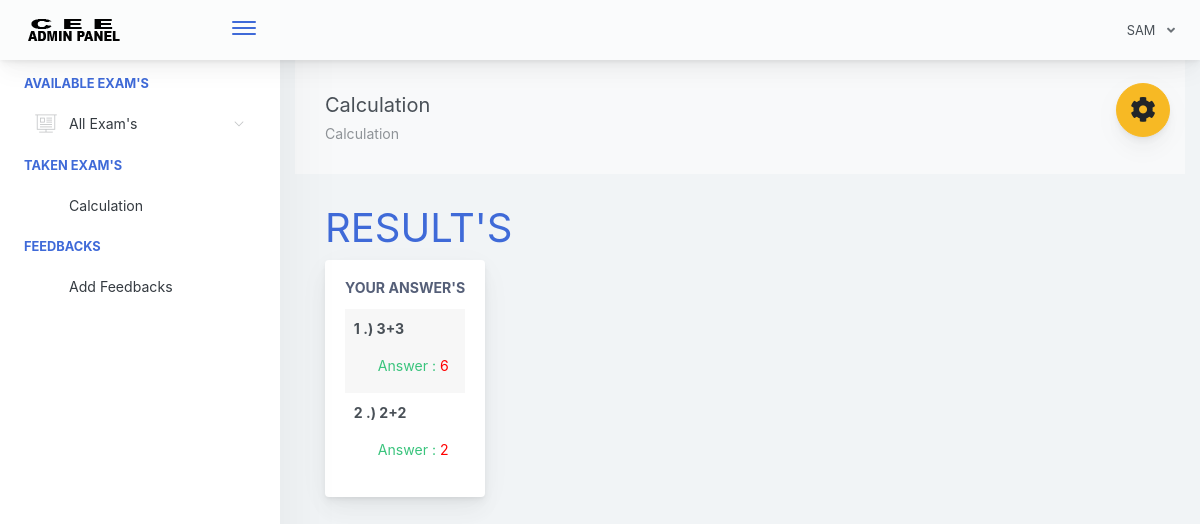
The app's page /home.php?page=result&id=1 (signed in) with its own data.
### tables this page shows
CREATE TABLE `examinee_tbl` (
  `exmne_id` int(11) NOT NULL,
  `exmne_fullname` varchar(1000) NOT NULL,
  `exmne_course` varchar(1000) NOT NULL,
  `exmne_gender` varchar(1000) NOT NULL,
  `exmne_birthdate` varchar(1000) NOT NULL,
  `exmne_year_level` varchar(1000) NOT NULL,
  `exmne_email` varchar(1000) NOT NULL,
  `exmne_password` varchar(1000) NOT NULL,
  `exmne_status` varchar(1000) NOT NULL DEFAULT 'active'
);

CREATE TABLE `exam_tbl` (
  `ex_id` int(11) NOT NULL,
  `cou_id` int(11) NOT NULL,
  `ex_title` varchar(1000) NOT NULL,
  `ex_time_limit` varchar(1000) NOT NULL,
  `ex_questlimit_display` int(11) NOT NULL,
  `ex_description` varchar(1000) NOT NULL,
  `ex_created` timestamp NOT NULL DEFAULT current_timestamp() ON UPDATE current_timestamp()
);

CREATE TABLE `exam_question_tbl` (
  `eqt_id` int(11) NOT NULL,
  `exam_id` int(11) NOT NULL,
  `exam_question` varchar(1000) NOT NULL,
  `exam_ch1` varchar(1000) NOT NULL,
  `exam_ch1_mark` int(11) NOT NULL DEFAULT 0,
  `exam_ch1_desc` varchar(1000) NOT NULL,
  `exam_ch2` varchar(1000) NOT NULL,
  `exam_ch2_mark` int(11) NOT NULL DEFAULT 0,
  `exam_ch2_desc` varchar(1000) NOT NULL,
  `exam_ch3` varchar(1000) NOT NULL,
  `exam_ch3_mark` int(11) NOT NULL DEFAULT 0,
  `exam_ch3_desc` varchar(1000) NOT NULL,
  `exam_ch4` varchar(1000) NOT NULL,
  `exam_ch4_mark` int(11) NOT NULL DEFAULT 0,
  `exam_ch4_desc` varchar(1000) NOT NULL,
  `exam_answer` enum('A','B','C','D') NOT NULL,
  `exam_status` varchar(50) NOT NULL DEFAULT 'active'
);

CREATE TABLE `exam_answers` (
  `exans_id` int(11) NOT NULL,
  `axmne_id` int(11) NOT NULL,
  `exam_id` int(11) NOT NULL,
  `quest_id` int(11) NOT NULL,
  `exans_answer` varchar(1000) NOT NULL,
  `exans_status` varchar(1000) NOT NULL DEFAULT 'new',
  `exans_created` timestamp NOT NULL DEFAULT current_timestamp() ON UPDATE current_timestamp()
);

### query/selectData.php (called while the page is built, shortened)
<?php
$exmneId = $_SESSION['examineeSession']['exmne_id'];
$selExmneeData = $conn->query("SELECT * FROM examinee_tbl WHERE exmne_id='$exmneId' ")->fetch(PDO::FETCH_ASSOC);
 ?>

### pages/result.php (the view)
<?php
   $examId = $_GET['id'];
   $selExam = $conn->query("SELECT * FROM exam_tbl WHERE ex_id='$examId' ")->fetch(PDO::FETCH_ASSOC);
   ?>
<div class="app-main__outer">
    <div class="app-main__inner">
        <div id="refreshData">
            <div class="col-md-12">
                <div class="app-page-title">
                    <div class="page-title-wrapper">
                        <div class="page-title-heading">
                            <div>
                                <?php echo $selExam['ex_title']; ?>
                                <div class="page-title-subheading">
                                    <?php echo $selExam['ex_description']; ?>
                                </div>
                            </div>
                        </div>
                    </div>
                </div>
                <div class="row col-md-12">
                    <h1 class="text-primary">RESULT'S</h1>
                </div>
                <div class="row col-md-6 float-left">
                    <div class="main-card mb-3 card">
                        <div class="card-body">
                            <h5 class="card-title">Your Answer's</h5>
                            <table class="align-middle mb-0 table table-borderless table-striped table-hover"
                                id="tableList">
                                <?php
                                   $selQuest = $conn->query("SELECT * FROM exam_question_tbl eqt INNER JOIN exam_answers ea ON eqt.eqt_id = ea.quest_id WHERE eqt.exam_id='$examId' AND ea.axmne_id='$exmneId' AND ea.exans_status='new' ");
                                   $i = 1;
                                   while ($selQuestRow = $selQuest->fetch(PDO::FETCH_ASSOC)) { ?>
                                    <tr>
                                        <td>
                                            <b>
                                                <p><?php echo $i++; ?> .) <?php echo $selQuestRow['exam_question']; ?></p>
                                            </b>
                                            <label class="pl-4 text-success">
                                                Answer :
                                                <?php
                                                   if ($selQuestRow['exam_answer'] != $selQuestRow['exans_answer']) { ?>
                                                    <span style="color:red"><?php echo $selQuestRow['exans_answer']; ?></span>
                                                <?PHP } else { ?>
                                                    <span
                                                        class="text-success"><?php echo $selQuestRow['exans_answer']; ?></span>
                                                <?php }
                                                   ?>
                                            </label>
                                        </td>
                                    </tr>
                                <?php }
                                   ?>
                            </table>
                        </div>
                    </div>
                </div>
            </div>
        </div>
    </div>

### includes/header.php (shortened to what this page needs)
<?php
  include("conn.php");
  include("query/selectData.php");
 ?>
<!doctype html>
<html lang="en">
<head>
    <link href="./main.css" rel="stylesheet">
    <link href="css/sweetalert.css" rel="stylesheet">
</head>
<body id="body">
    <div class="app-container app-theme-white body-tabs-shadow fixed-sidebar fixed-header">
        <div class="app-header header-shadow">
            <div class="app-header__logo">
                <a href="home.php"><div class="logo-src"></div></a>
                <div class="header__pane ml-auto">
                    <div>
                        <button type="button" class="hamburger close-sidebar-btn hamburger--elastic" data-class="closed-sidebar">
                            <span class="hamburger-box">
                                <span class="hamburger-inner"></span>
                            </span>
                        </button>
                    </div>
                </div>
            </div>
                <div class="app-header__content">
                <div class="app-header-right">
                    <div class="header-btn-lg pr-0">
                        <div class="widget-content p-0">
                            <div class="widget-content-wrapper">
                                <div class="widget-content-left">
                                    <div class="btn-group">
                                        <a data-toggle="dropdown" aria-haspopup="true" aria-expanded="false" class="p-0 btn">
                                            <?php
                                                echo strtoupper($selExmneeData['exmne_fullname']);
                                             ?>
                                            <i class="fa fa-angle-down ml-2 opacity-8"></i>
                                        </a>
                                    </div>
                                </div>
                            </div>
                        </div>
                    </div>        </div>
            </div>
        </div>

### includes/sidebar.php (shortened to what this page needs)
<div class="app-sidebar sidebar-shadow">
        <div class="scrollbar-sidebar">
        <div class="app-sidebar__inner">
            <ul class="vertical-nav-menu">
                <li class="app-sidebar__heading">AVAILABLE EXAM'S</li>
                <li>
                <a href="#">
                     <i class="metismenu-icon pe-7s-display2"></i>
                     All Exam's
                    <i class="metismenu-state-icon pe-7s-angle-down caret-left"></i>
                </a>
                </li>
                 <li class="app-sidebar__heading">TAKEN EXAM'S</li>
                <li>
                  <?php
                    $selTakenExam = $conn->query("SELECT * FROM exam_tbl et INNER JOIN exam_attempt ea ON et.ex_id = ea.exam_id WHERE exmne_id='$exmneId' ORDER BY ea.examat_id  ");
                    if($selTakenExam->rowCount() > 0)
                    {
                        while ($selTakenExamRow = $selTakenExam->fetch(PDO::FETCH_ASSOC)) { ?>
                            <a href="home.php?page=result&id=<?php echo $selTakenExamRow['ex_id']; ?>" >
                                <?php echo $selTakenExamRow['ex_title']; ?>
                            </a>
                        <?php }
                    }
                    else
                    { ?>
                        <a href="#" class="pl-3">You are not taking exam yet</a>
                    <?php }
                   ?>
                </li>
                <li class="app-sidebar__heading">FEEDBACKS</li>
                <li>
                    <a href="#" data-toggle="modal" data-target="#feedbacksModal" >
                        Add Feedbacks
                    </a>
                </li>
            </ul>
        </div>
    </div>
</div>

### records on screen
examinee_tbl: exmne_fullname "SAM"
exam_tbl: ex_title "Calculation", ex_description "Calculation"
exam_question_tbl: exam_question "3+3", exam_answers.exans_answer "6"
exam_question_tbl: exam_question "2+2", exam_answers.exans_answer "2"
